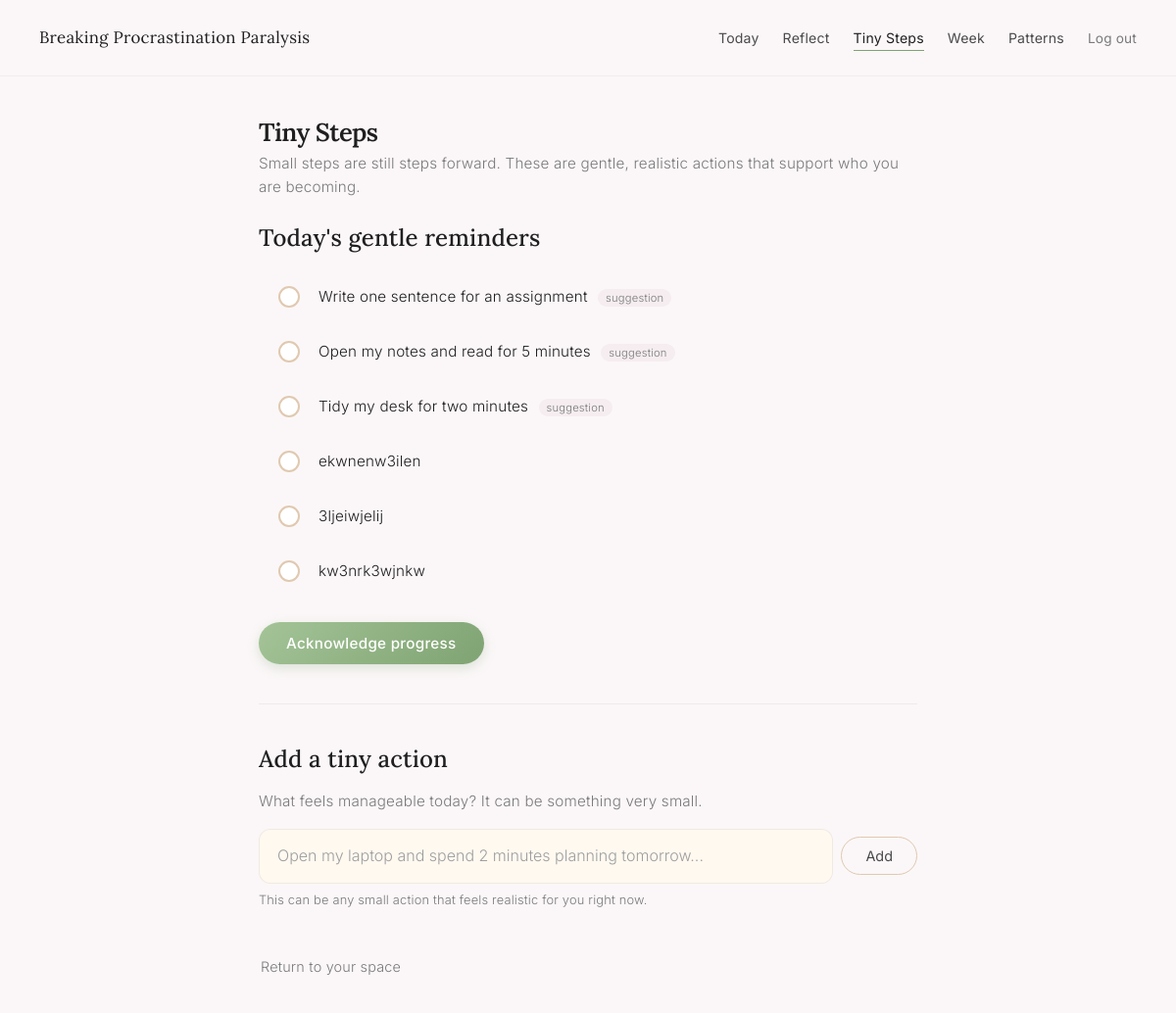
Page /habits (signed in) on the committed database.
### tables this page shows
CREATE TABLE habits (
            id INTEGER PRIMARY KEY AUTOINCREMENT,
            user_id INTEGER NOT NULL,
            name TEXT NOT NULL,
            is_sample INTEGER NOT NULL DEFAULT 0,
            created_at TEXT NOT NULL, linked_goal_id INTEGER,
            FOREIGN KEY (user_id) REFERENCES users(id)
        );

### app.py (the view, shortened to what this page needs)
@app.route("/habits", methods=["GET", "POST"])
@login_required
@onboarding_check
def habits():
    user_id = session['user_id']
    conn = get_db_connection()
    cur = conn.cursor()
    cur.execute(
        "SELECT id, name, is_sample, created_at "
        "FROM habits WHERE user_id = ? ORDER BY id ASC;",
        (user_id,),
    )
    habits_rows = cur.fetchall()
    conn.close()
    return render_template("habits.html", habits=habits_rows)

### app.py (called while the page is built)
def get_db_connection():
    conn = sqlite3.connect(DB_PATH, timeout=30)  # Increased timeout to 30 seconds
    conn.row_factory = sqlite3.Row
    conn.execute("PRAGMA journal_mode=WAL")  # Enable Write-Ahead Logging for better concurrency
    return conn

def login_required(f):
    @wraps(f)
    def decorated_function(*args, **kwargs):
        if 'user_id' not in session:
            return redirect(url_for('landing'))
        return f(*args, **kwargs)
    return decorated_function

def onboarding_check(f):
    @wraps(f)
    def decorated_function(*args, **kwargs):
        if 'user_id' not in session:
            return redirect(url_for('landing'))
        user_id = session['user_id']
        conn = get_db_connection()
        try:
            cur = conn.cursor()
            cur.execute("SELECT onboarding_complete FROM users WHERE id = ?", (user_id,))
            user = cur.fetchone()
            if user and user['onboarding_complete'] == 0:
                return redirect(get_next_onboarding_step(user_id))
        finally:
            conn.close()
        return f(*args, **kwargs)
    return decorated_function

### templates/habits.html (shortened to what this page needs)
<!doctype html>
<html lang="en">
<head>
    <link rel="stylesheet" href="{{ url_for('static', filename='calm.css') }}">
</head>
<body>
<div class="page-wrapper">
    <nav class="page-nav">
        <a href="{{ url_for('dashboard') }}" class="nav-brand">Breaking Procrastination Paralysis</a>
        <ul class="nav-links">
            <li><a href="{{ url_for('today') }}">Today</a></li>
            <li><a href="{{ url_for('journal') }}">Reflect</a></li>
            <li><a href="{{ url_for('habits') }}" class="active">Tiny Steps</a></li>
            <li><a href="{{ url_for('week') }}">Week</a></li>
            <li><a href="{{ url_for('analytics') }}">Patterns</a></li>
            <li><a href="{{ url_for('logout') }}" class="logout-link">Log out</a></li>
        </ul>
    </nav>
    <main class="page-content">
        <div class="section-header fade-in-up">
            <h1 class="section-title">Tiny Steps</h1>
            <p class="section-subtitle">
                Small steps are still steps forward.
                These are gentle, realistic actions that support who you are becoming.
            </p>
        </div>
        <form method="post" class="fade-in-up">
            <h2>Today's gentle reminders</h2>
            {% if habits %}
            <ul class="habit-list">
                {% for h in habits %}
                <li class="habit-item">
                    <input
                        class="habit-checkbox"
                        type="checkbox"
                        name="completed_habits"
                        value="{{ h['id'] }}"
                        id="habit-{{ h['id'] }}"
                    >
                    <label class="habit-label" for="habit-{{ h['id'] }}">
                        {{ h["name"] }}
                        {% if h["is_sample"] %}
                            <span class="habit-tag">suggestion</span>
                        {% endif %}
                    </label>
                </li>
                {% endfor %}
            </ul>
            <button type="submit" class="btn-calm">Acknowledge progress</button>
            {% else %}
            <p class="empty-state">No tiny steps yet. Add one below when you feel ready.</p>
            {% endif %}
        </form>
        <hr class="divider">
        <div class="fade-in-up">
            <h2>Add a tiny action</h2>
            <p class="section-subtitle" style="margin-bottom: 16px;">
                What feels manageable today? It can be something very small.
            </p>
            <form method="post">
                <div class="add-habit-wrapper">
                    <input
                        type="text"
                        name="new_habit"
                        placeholder="Open my laptop and spend 2 minutes planning tomorrow..."
                    >
                    <button class="btn-gentle" type="submit">Add</button>
                </div>
                <p class="form-hint">
                    This can be any small action that feels realistic for you right now.
                </p>
            </form>
        </div>
        <div style="margin-top: 40px;">
            <a href="{{ url_for('today') }}" class="btn-text">Return to your space</a>
        </div>
    </main>
</div>
</body>
</html>

### rows in the picture
habits: name "Write one sentence for an assignment", is_sample "suggestion"
habits: name "Open my notes and read for 5 minutes", is_sample "suggestion"
habits: name "Tidy my desk for two minutes", is_sample "suggestion"
habits: name "ekwnenw3ilen"
habits: name "3ljeiwjelij"
habits: name "kw3nrk3wjnkw"
